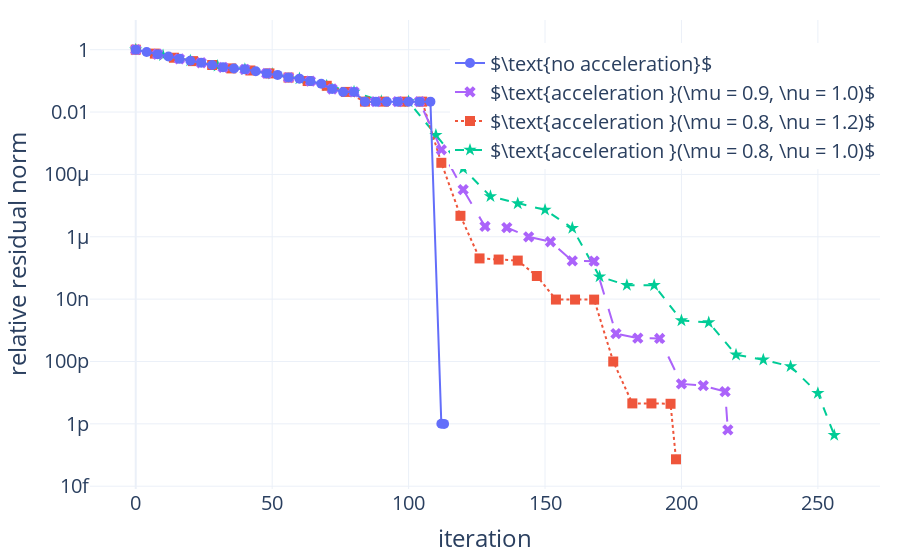

Notebook code cell kept with this figure:
### Code cell
fig = plot_runs_over_iterations(run_names, formatted_run_names, residuals_df)
fig.show()
